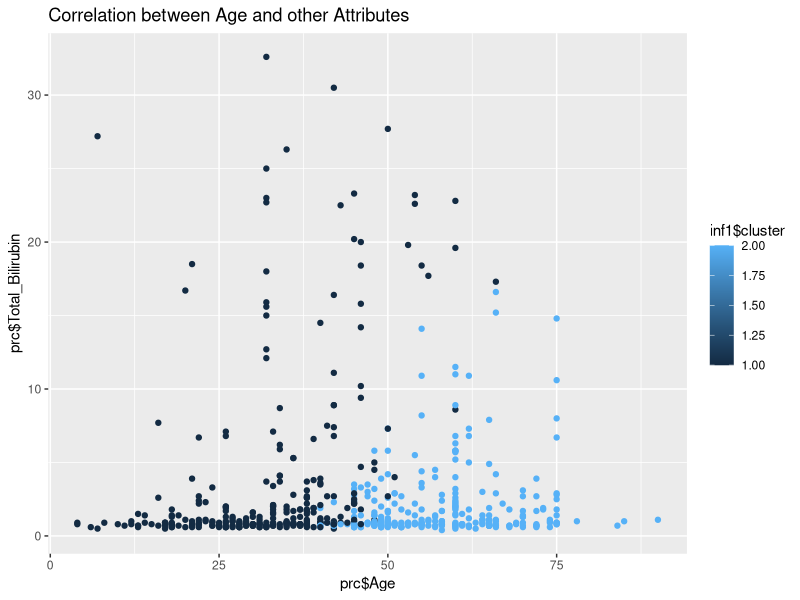
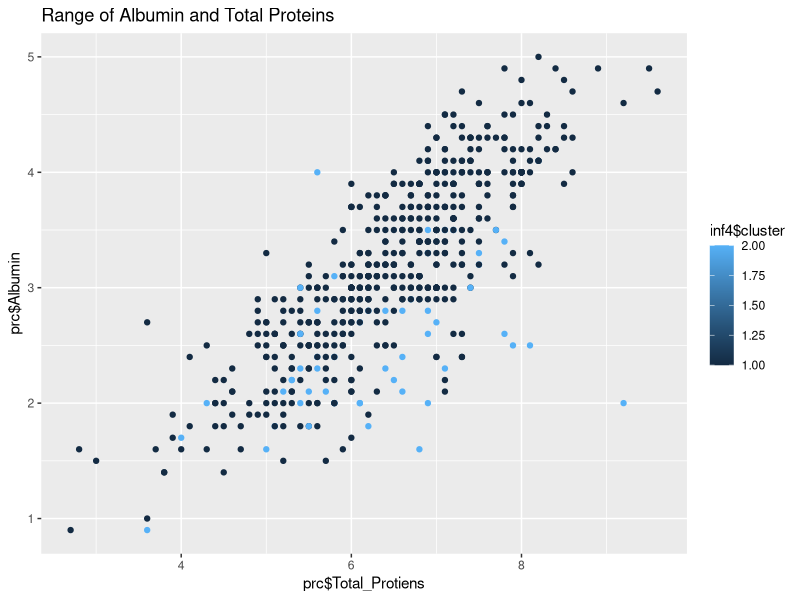
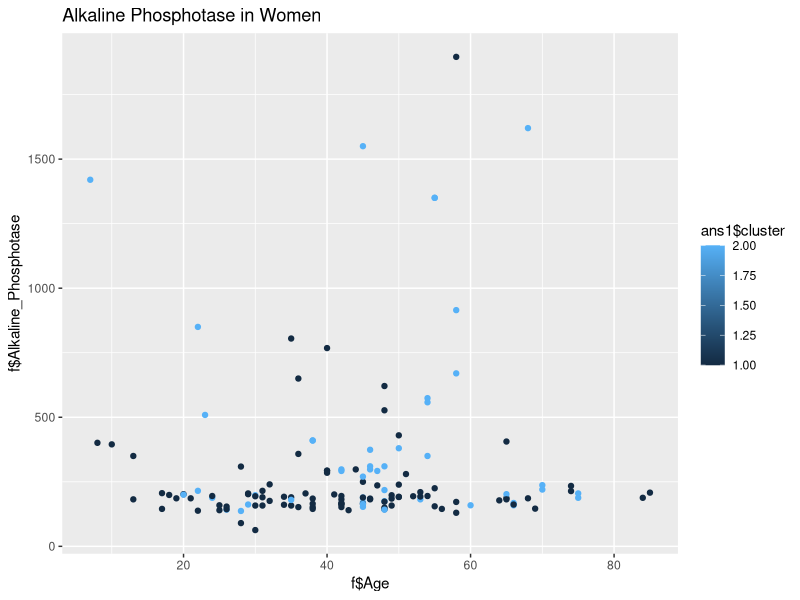
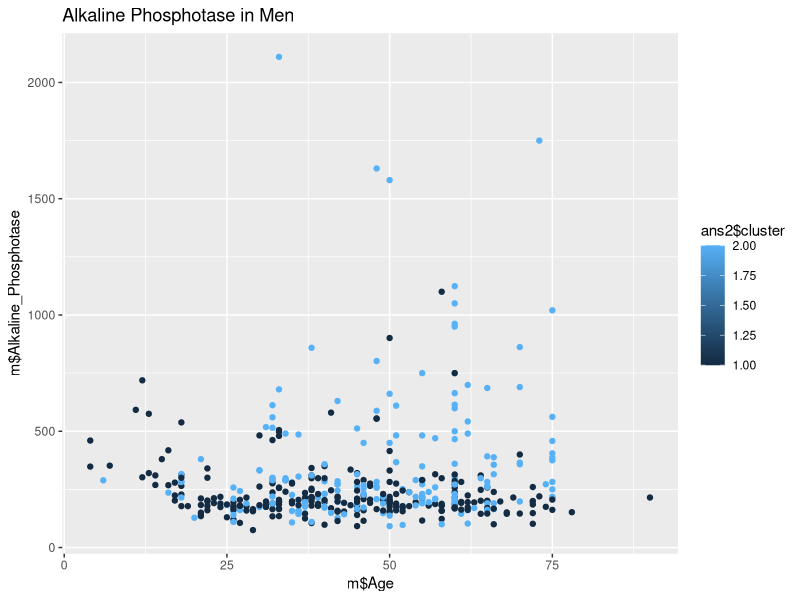
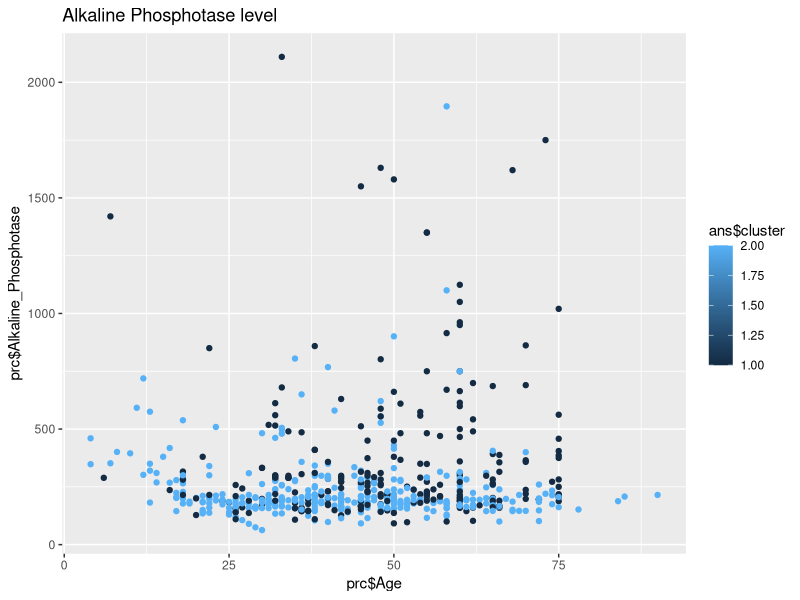
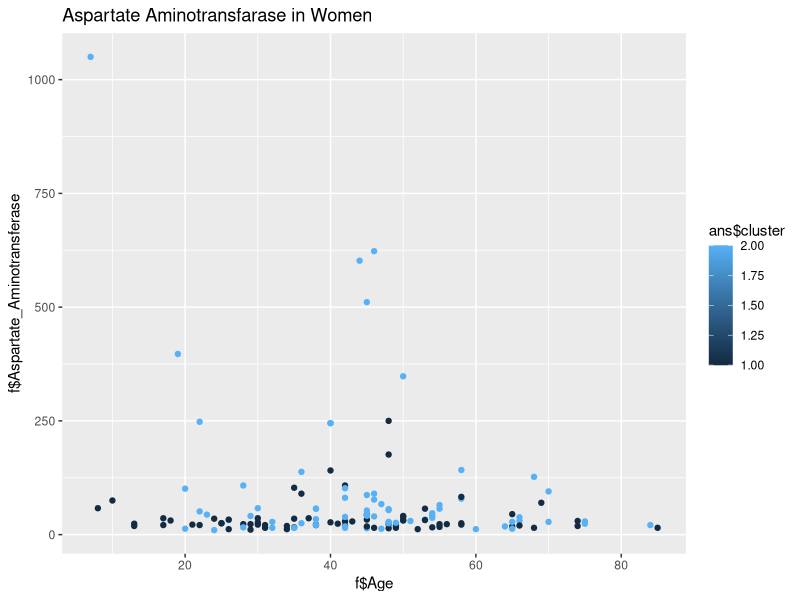
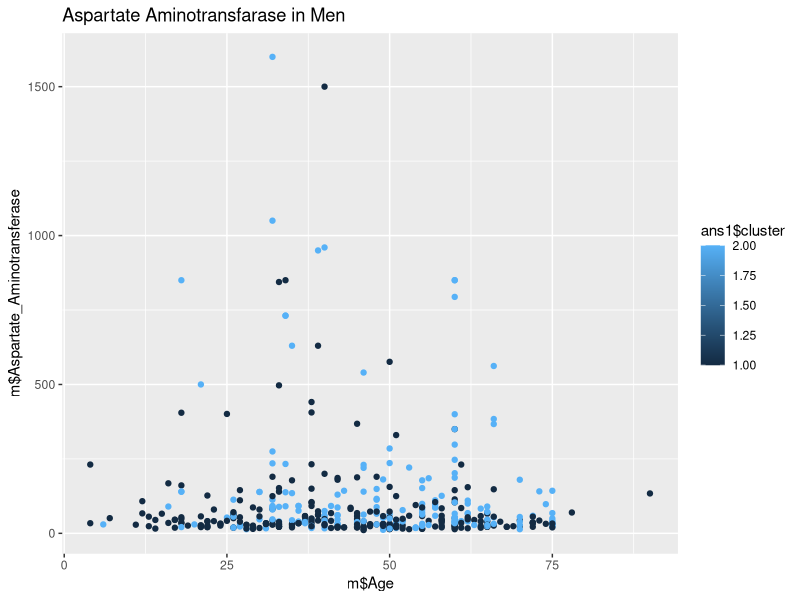

Write R code to recreate these figures, in order.
library(ggplot2)
setwd("C:/Users/Sadhana Ravoori/Desktop/Kmeans Implementation") 
prc <- read.csv("indian_liver_patient1.csv",stringsAsFactors = FALSE)
stringsAsFactors = FALSE
str(prc)
prc

#DATA PRE-PROCESSING BEGIN

#Missing values filled by imputed values
prc$Albumin_and_Globulin_Ratio <- ifelse(is.na(prc$Albumin_and_Globulin_Ratio),prc$Albumin/(prc$Total_Protiens-prc$Albumin),prc$Albumin_and_Globulin_Ratio) 
prc$Albumin_and_Globulin_Ratio

#Changing categorical values to numerical GENDER Male=0 Female=1
prc$Gender <- ifelse(prc$Gender=='Male',0,1)
prc$Gender

#Removing Outliers
xxx<-which(prc$Albumin==5.5)
xxx
prc<-prc[-c(244,373),]
nrow(prc)

xxx<-which(prc$Aspartate_Aminotransferase>2500)
xxx
prc<-prc[-c(118,136),]
nrow(prc)

xxx<-which(prc$Total_Bilirubin>40)
xxx
prc<-prc[-c(165,556),]
nrow(prc)

xxx<-which(prc$Direct_Bilirubin>15)
xxx
prc<-prc[-c(500,527),]
nrow(prc)


#Normalization 
normalize<-function(x) {
  return ((x - min(x)) / (max(x) - min(x))) }

prc_n <- as.data.frame(lapply(prc[1:10], normalize))
prc_n
#DATA PREPROCESSING DONE


#FIRST INFERENCE
#Finding the correlation between AGE and other ATTRIBUTES
cor(prc$Age,prc$Total_Bilirubin)
cor(prc$Age,prc$Direct_Bilirubin)
cor(prc$Age,prc$Alkaline_Phosphotase)
cor(prc$Age,prc$Alamine_Aminotransferase)
cor(prc$Age,prc$Aspartate_Aminotransferase)
cor(prc$Age,prc$Total_Protiens)
cor(prc$Age,prc$Albumin)
cor(prc$Age,prc$Albumin_and_Globulin_Ratio)

#Applying K-Means on positively correlated attributes
inf1<-kmeans(prc_n[1:7],centers=2)
inf1

#Plot the graph between x=Age and any Y
ggplot(prc_n, aes(prc$Age, prc$Total_Bilirubin, color = inf1$cluster)) + geom_point() + ggtitle('Correlation between Age and other Attributes')

#First Inference = Age isnt a factor

#SECOND INFERENCE
#Applying K-Means 
inf4<-kmeans(prc_n[2:9],centers=2)
inf4$centers


ggplot(prc_n, aes(prc$Total_Protiens, prc$Albumin, color = inf4$cluster)) + geom_point() + ggtitle('Range of Albumin and Total Proteins')

#Second Inference = Normal range of Albumin and Total Proteins

#THIRD INFERENCE
#Separting Male and Female
f<-subset(prc,prc$Gender==1)
f_n<-subset(prc_n,prc_n$Gender==1)
nrow(f)

m<-subset(prc,prc$Gender==0)
m_n<-subset(prc_n,prc_n$Gender==0)
nrow(m)

#Applying K-Means
ans1<-kmeans(f_n[2:9],centers=2)
ans1$centers
ggplot(f, aes(f$Age, f$Alkaline_Phosphotase, color = ans1$cluster)) + geom_point() + ggtitle('Alkaline Phosphotase in Women')

ans2<-kmeans(m_n[2:9],centers=2)
ans2$centers
ggplot(m, aes(m$Age, m$Alkaline_Phosphotase, color = ans2$cluster)) + geom_point() + ggtitle('Alkaline Phosphotase in Men')

ans<-kmeans(prc_n[2:9],centers=2)
ans$centers
ggplot(prc_n, aes(prc$Age, prc$Alkaline_Phosphotase, color = ans$cluster)) + geom_point() + ggtitle('Alkaline Phosphotase level')

#Third Inference = Elevated levels of Alkaline Phosphotase does not mean Liver Disease


#FOURTH INFERENCE
#Applying K-Means
ans<-kmeans(f_n[2:9],centers=2)
ans$centers
ggplot(f, aes(f$Age, f$Aspartate_Aminotransferase, color = ans$cluster)) + geom_point() + ggtitle('Aspartate Aminotransfarase in Women')

ans1<-kmeans(m_n[2:9],centers=2)
ans1$centers
ggplot(m, aes(m$Age,m$Aspartate_Aminotransferase, color = ans1$cluster)) + geom_point() + ggtitle('Aspartate Aminotransfarase in Men')

#Fourth Inference = Elevated levels of Aspartate Aminotransferase occur generally in men as a result of alcohol abuse